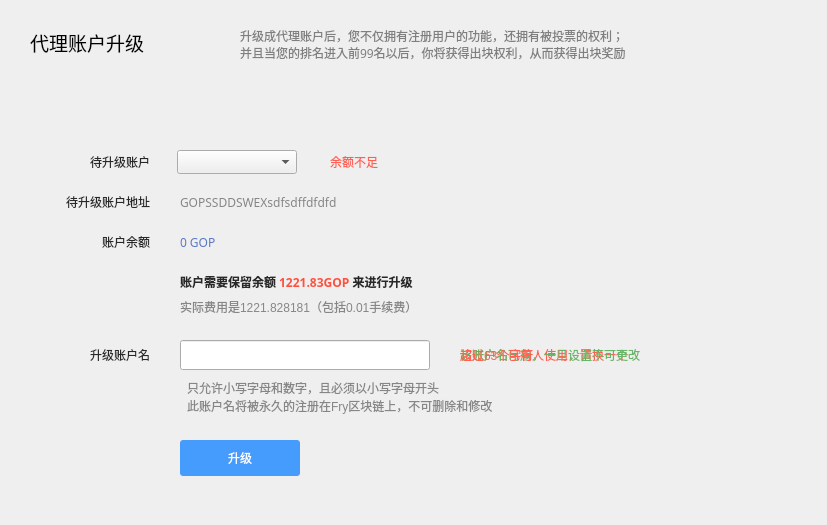
<?xml version="1.0" encoding="UTF-8"?>
<ui version="4.0">
 <class>ApplyDelegatePage</class>
 <widget class="QWidget" name="ApplyDelegatePage">
  <property name="geometry">
   <rect>
    <x>0</x>
    <y>0</y>
    <width>827</width>
    <height>525</height>
   </rect>
  </property>
  <property name="windowTitle">
   <string>Form</string>
  </property>
  <widget class="QLabel" name="label_9">
   <property name="geometry">
    <rect>
     <x>30</x>
     <y>27</y>
     <width>191</width>
     <height>31</height>
    </rect>
   </property>
   <property name="font">
    <font>
     <family>微软雅黑</family>
     <pointsize>14</pointsize>
    </font>
   </property>
   <property name="text">
    <string>代理账户升级</string>
   </property>
  </widget>
  <widget class="QLabel" name="label_8">
   <property name="geometry">
    <rect>
     <x>240</x>
     <y>28</y>
     <width>500</width>
     <height>32</height>
    </rect>
   </property>
   <property name="font">
    <font>
     <family>微软雅黑</family>
    </font>
   </property>
   <property name="styleSheet">
    <string notr="true">color: rgb(127, 127, 127);</string>
   </property>
   <property name="text">
    <string>升级成代理账户后，您不仅拥有注册用户的功能，还拥有被投票的权利；
并且当您的排名进入前99名以后，你将获得出块权利，从而获得出块奖励</string>
   </property>
   <property name="alignment">
    <set>Qt::AlignLeading|Qt::AlignLeft|Qt::AlignVCenter</set>
   </property>
  </widget>
  <widget class="QLabel" name="label_7">
   <property name="geometry">
    <rect>
     <x>20</x>
     <y>150</y>
     <width>130</width>
     <height>24</height>
    </rect>
   </property>
   <property name="font">
    <font>
     <family>微软雅黑</family>
    </font>
   </property>
   <property name="styleSheet">
    <string notr="true">color: rgb(40,40,40);</string>
   </property>
   <property name="text">
    <string>待升级账户</string>
   </property>
   <property name="alignment">
    <set>Qt::AlignRight|Qt::AlignTrailing|Qt::AlignVCenter</set>
   </property>
  </widget>
  <widget class="QLabel" name="label_5">
   <property name="geometry">
    <rect>
     <x>50</x>
     <y>190</y>
     <width>100</width>
     <height>24</height>
    </rect>
   </property>
   <property name="font">
    <font>
     <family>微软雅黑</family>
    </font>
   </property>
   <property name="styleSheet">
    <string notr="true">color: rgb(40,40,40);</string>
   </property>
   <property name="text">
    <string>待升级账户地址</string>
   </property>
   <property name="alignment">
    <set>Qt::AlignRight|Qt::AlignTrailing|Qt::AlignVCenter</set>
   </property>
  </widget>
  <widget class="QLabel" name="label_3">
   <property name="geometry">
    <rect>
     <x>90</x>
     <y>230</y>
     <width>60</width>
     <height>24</height>
    </rect>
   </property>
   <property name="font">
    <font>
     <family>微软雅黑</family>
    </font>
   </property>
   <property name="styleSheet">
    <string notr="true">color: rgb(40,40,40);</string>
   </property>
   <property name="text">
    <string>账户余额</string>
   </property>
   <property name="alignment">
    <set>Qt::AlignRight|Qt::AlignTrailing|Qt::AlignVCenter</set>
   </property>
  </widget>
  <widget class="QLabel" name="tipLabel">
   <property name="geometry">
    <rect>
     <x>330</x>
     <y>150</y>
     <width>200</width>
     <height>24</height>
    </rect>
   </property>
   <property name="styleSheet">
    <string notr="true">color: rgb(255, 96, 82);</string>
   </property>
   <property name="text">
    <string>余额不足</string>
   </property>
  </widget>
  <widget class="QComboBox" name="accountComboBox">
   <property name="geometry">
    <rect>
     <x>177</x>
     <y>150</y>
     <width>120</width>
     <height>24</height>
    </rect>
   </property>
  </widget>
  <widget class="QLabel" name="addressLabel">
   <property name="geometry">
    <rect>
     <x>180</x>
     <y>190</y>
     <width>520</width>
     <height>24</height>
    </rect>
   </property>
   <property name="font">
    <font>
     <family>微软雅黑</family>
    </font>
   </property>
   <property name="styleSheet">
    <string notr="true">color: rgb(134, 134, 134);</string>
   </property>
   <property name="text">
    <string notr="true">GOPSSDDSWEXsdfsdffdfdfd</string>
   </property>
  </widget>
  <widget class="QLabel" name="balanceLabel">
   <property name="geometry">
    <rect>
     <x>180</x>
     <y>230</y>
     <width>221</width>
     <height>24</height>
    </rect>
   </property>
   <property name="font">
    <font>
     <family>微软雅黑</family>
    </font>
   </property>
   <property name="styleSheet">
    <string notr="true">color: rgb(90, 119, 197);</string>
   </property>
   <property name="text">
    <string notr="true">0 GOP</string>
   </property>
  </widget>
  <widget class="QToolButton" name="upgradeBtn">
   <property name="geometry">
    <rect>
     <x>180</x>
     <y>440</y>
     <width>120</width>
     <height>36</height>
    </rect>
   </property>
   <property name="font">
    <font/>
   </property>
   <property name="cursor">
    <cursorShape>PointingHandCursor</cursorShape>
   </property>
   <property name="styleSheet">
    <string notr="true">QToolButton{background-color:#469cfc;color:#ffffff;border:0px solid rgb(64,153,255);border-radius:3px;}
QToolButton:hover{background-color:#62a9f8;}
QToolButton:disabled{background-color:#cecece;}</string>
   </property>
   <property name="text">
    <string>升级</string>
   </property>
  </widget>
  <widget class="QLabel" name="label_4">
   <property name="geometry">
    <rect>
     <x>180</x>
     <y>270</y>
     <width>371</width>
     <height>24</height>
    </rect>
   </property>
   <property name="font">
    <font>
     <family>微软雅黑</family>
    </font>
   </property>
   <property name="styleSheet">
    <string notr="true"/>
   </property>
   <property name="text">
    <string>&lt;html&gt;&lt;head/&gt;&lt;body&gt;&lt;p&gt;&lt;span style=&quot; font-weight:600; color:#282828;&quot;&gt;账户需要保留余额 &lt;/span&gt;&lt;span style=&quot; font-weight:600; color:#ff503f;&quot;&gt;1221.83GOP &lt;/span&gt;&lt;span style=&quot; font-weight:600; color:#282828;&quot;&gt;来进行升级&lt;/span&gt;&lt;/p&gt;&lt;/body&gt;&lt;/html&gt;</string>
   </property>
   <property name="alignment">
    <set>Qt::AlignLeading|Qt::AlignLeft|Qt::AlignVCenter</set>
   </property>
  </widget>
  <widget class="QLabel" name="label">
   <property name="geometry">
    <rect>
     <x>180</x>
     <y>295</y>
     <width>321</width>
     <height>24</height>
    </rect>
   </property>
   <property name="styleSheet">
    <string notr="true">color: rgb(134, 134, 134);</string>
   </property>
   <property name="text">
    <string>实际费用是1221.828181（包括0.01手续费）</string>
   </property>
  </widget>
  <widget class="QLabel" name="wrongLabel">
   <property name="geometry">
    <rect>
     <x>460</x>
     <y>343</y>
     <width>200</width>
     <height>24</height>
    </rect>
   </property>
   <property name="styleSheet">
    <string notr="true">color: rgb(255, 96, 82);</string>
   </property>
   <property name="text">
    <string>该账户名已有人使用，请换一个</string>
   </property>
  </widget>
  <widget class="QLabel" name="correctLabel">
   <property name="geometry">
    <rect>
     <x>460</x>
     <y>343</y>
     <width>350</width>
     <height>24</height>
    </rect>
   </property>
   <property name="styleSheet">
    <string notr="true">color: rgb(103,182,103);</string>
   </property>
   <property name="text">
    <string>该账户名可用，一旦设置不可更改</string>
   </property>
  </widget>
  <widget class="QLineEdit" name="addressNameLineEdit">
   <property name="geometry">
    <rect>
     <x>180</x>
     <y>340</y>
     <width>250</width>
     <height>30</height>
    </rect>
   </property>
   <property name="font">
    <font>
     <family>微软雅黑</family>
    </font>
   </property>
   <property name="contextMenuPolicy">
    <enum>Qt::DefaultContextMenu</enum>
   </property>
  </widget>
  <widget class="QLabel" name="label_6">
   <property name="geometry">
    <rect>
     <x>60</x>
     <y>343</y>
     <width>90</width>
     <height>24</height>
    </rect>
   </property>
   <property name="font">
    <font>
     <family>微软雅黑</family>
    </font>
   </property>
   <property name="styleSheet">
    <string notr="true">color: rgb(40,40,40);</string>
   </property>
   <property name="text">
    <string>升级账户名</string>
   </property>
   <property name="alignment">
    <set>Qt::AlignRight|Qt::AlignTrailing|Qt::AlignVCenter</set>
   </property>
  </widget>
  <widget class="QLabel" name="tipLabel2">
   <property name="geometry">
    <rect>
     <x>187</x>
     <y>376</y>
     <width>600</width>
     <height>41</height>
    </rect>
   </property>
   <property name="font">
    <font/>
   </property>
   <property name="styleSheet">
    <string notr="true">color: rgb(134, 134, 134);</string>
   </property>
   <property name="text">
    <string>只允许小写字母和数字，且必须以小写字母开头
此账户名将被永久的注册在Fry区块链上，不可删除和修改</string>
   </property>
  </widget>
  <widget class="QLabel" name="wrongLabel2">
   <property name="geometry">
    <rect>
     <x>460</x>
     <y>343</y>
     <width>200</width>
     <height>24</height>
    </rect>
   </property>
   <property name="styleSheet">
    <string notr="true">color: rgb(255, 96, 82);</string>
   </property>
   <property name="text">
    <string>超过63个字符</string>
   </property>
  </widget>
 </widget>
 <resources/>
 <connections/>
</ui>
